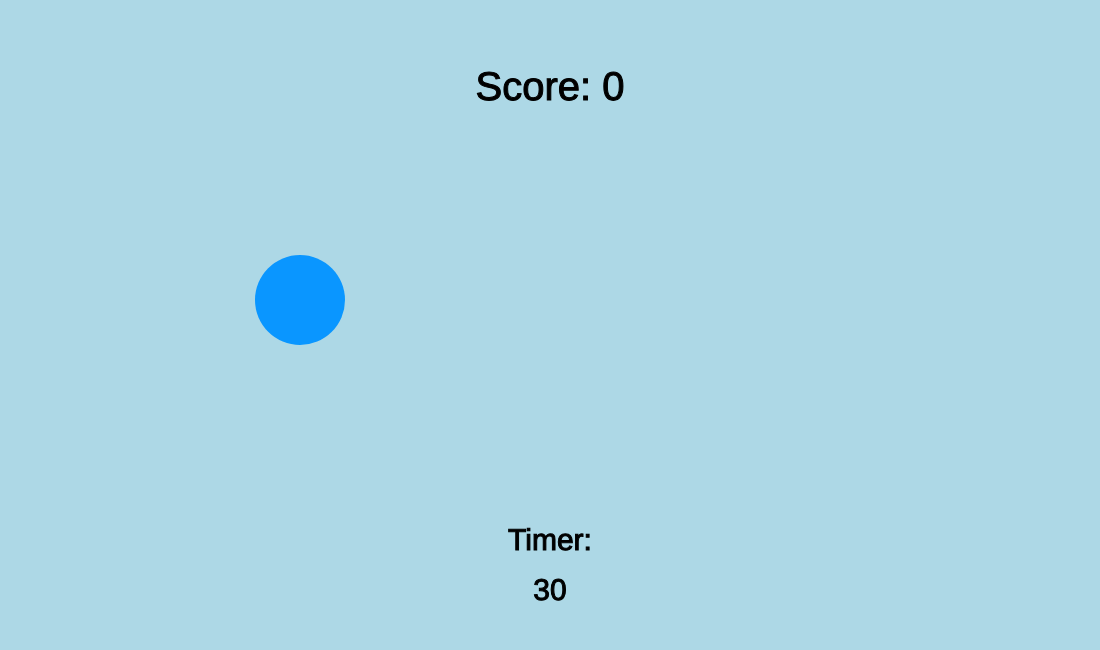
Frame 1 (no input)
Frame 60 (no input): identical to frame 1, image omitted
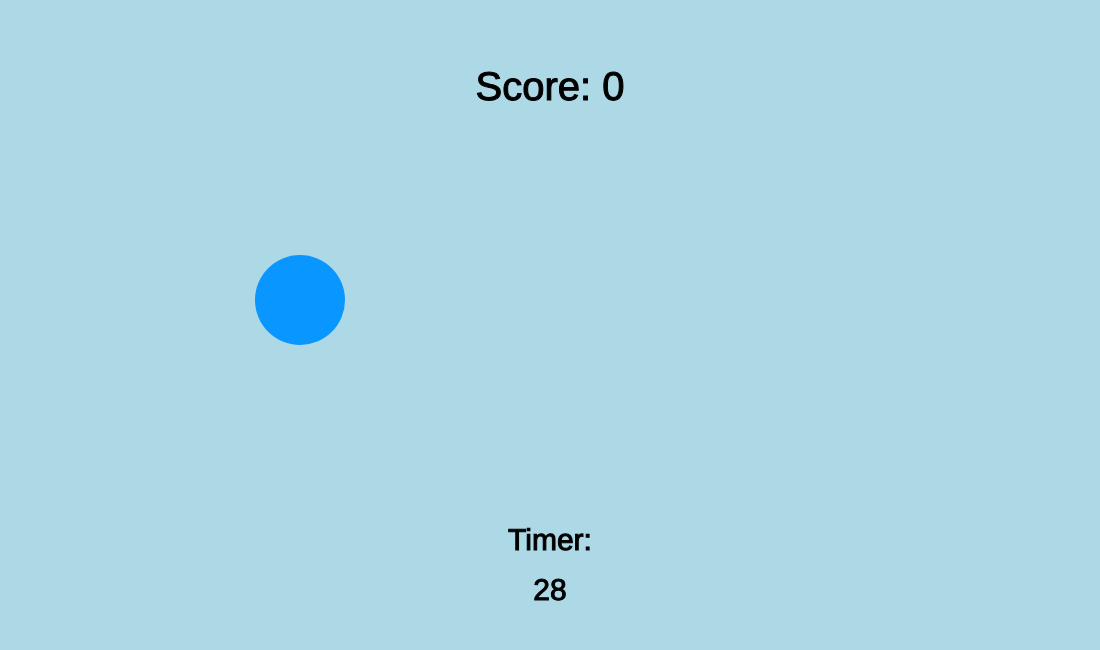
Frame 120 (the mouse pressed at the canvas centre since frame 60)

The p5.js sketch that drew these frames (run headless with seeded random() and noise() and a simulated clock; from frame 60 on, the mouse is pressed at the canvas centre):

// p5.js sketch
// ── sketch.js
//Chase The Ball Game
let ballx = 300
let bally = 300
let ballsize = 180
let score = 0
let gamestate = "L1"
var totalTime ;
var timeLimit = 30 ;

function setup() {
  createCanvas(1100,650);
}

function draw() {
totalTime = millis();//starttimer


if(gamestate == "L1"){
  levelTwo();
}
  if(gamestate == "L2"){
  levelTwo();
  }
  if(gamestate == "L3"){
  timeover();
  }
}

function timeover(){
  fill(0,0,0)
  stroke(0)
  strokeWeight(0)
  textAlign(CENTER)
  textSize(80)
  text(("Time's Up !"),width/2,800)
}



function levelTwo(){
  background(173, 216, 230)
  fill(10,150,400)
  noStroke()
  
  let distToBall = dist(ballx,bally, mouseX,mouseY)
  if (distToBall < ballsize/2){
  ballx = random(width);
    bally = random(height)
    score = score+1
  }
 
  ellipse(ballx,bally,ballsize/2,ballsize/2)
  fill(0,0,0)
  stroke(0)
   textSize(40)
  strokeWeight(1)
  textAlign(CENTER)
  text(("Score: "+score),width/2,100)
  textSize( 30)
  
  totalTime=int(totalTime/1000);
  
  fill(0,0,0)
  stroke(0)
  strokeWeight(1)
  textAlign(CENTER)
  text(("Timer:"),width/2,550)
  text(timeLimit-totalTime,width/2,600);
  textSize(20)
  
    if (totalTime >= timeLimit) {
   gamestate="L3"
  
  }
}
